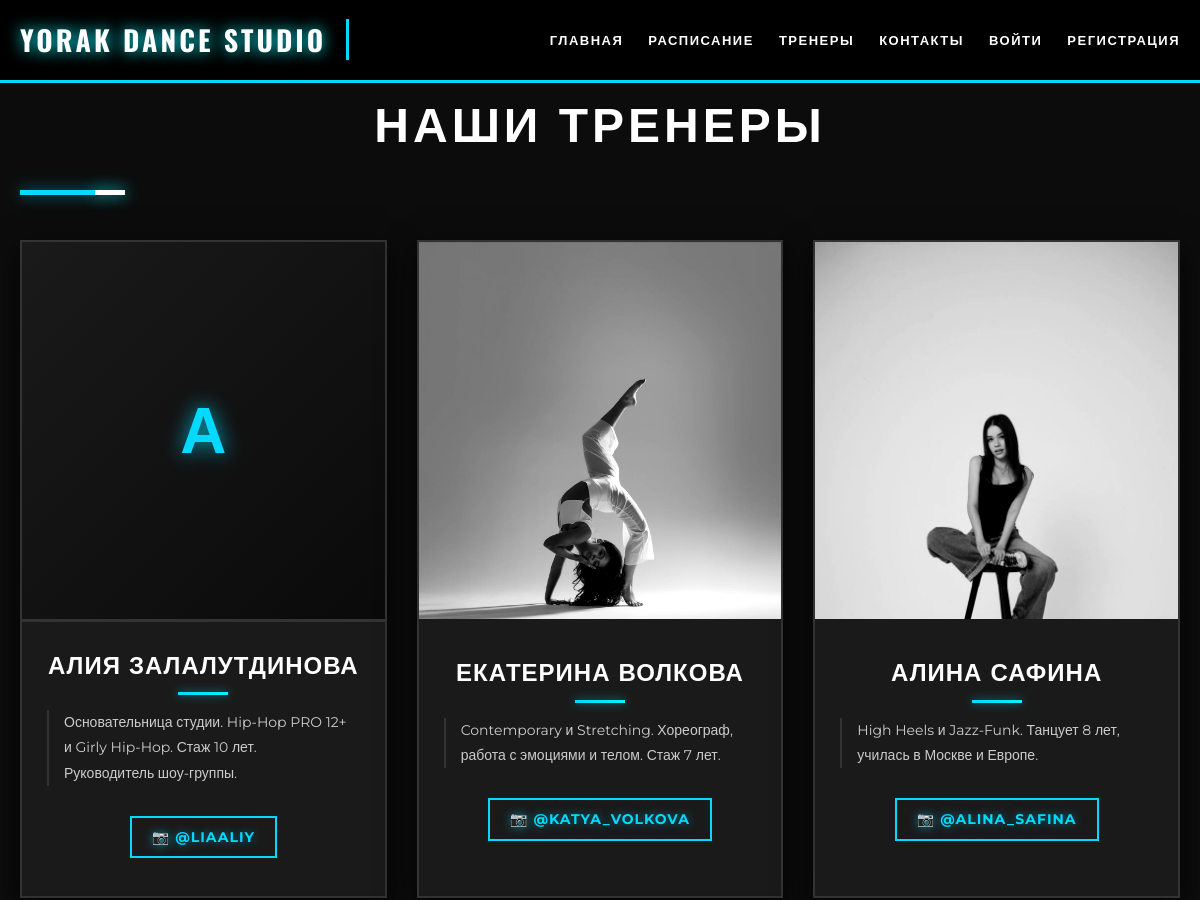
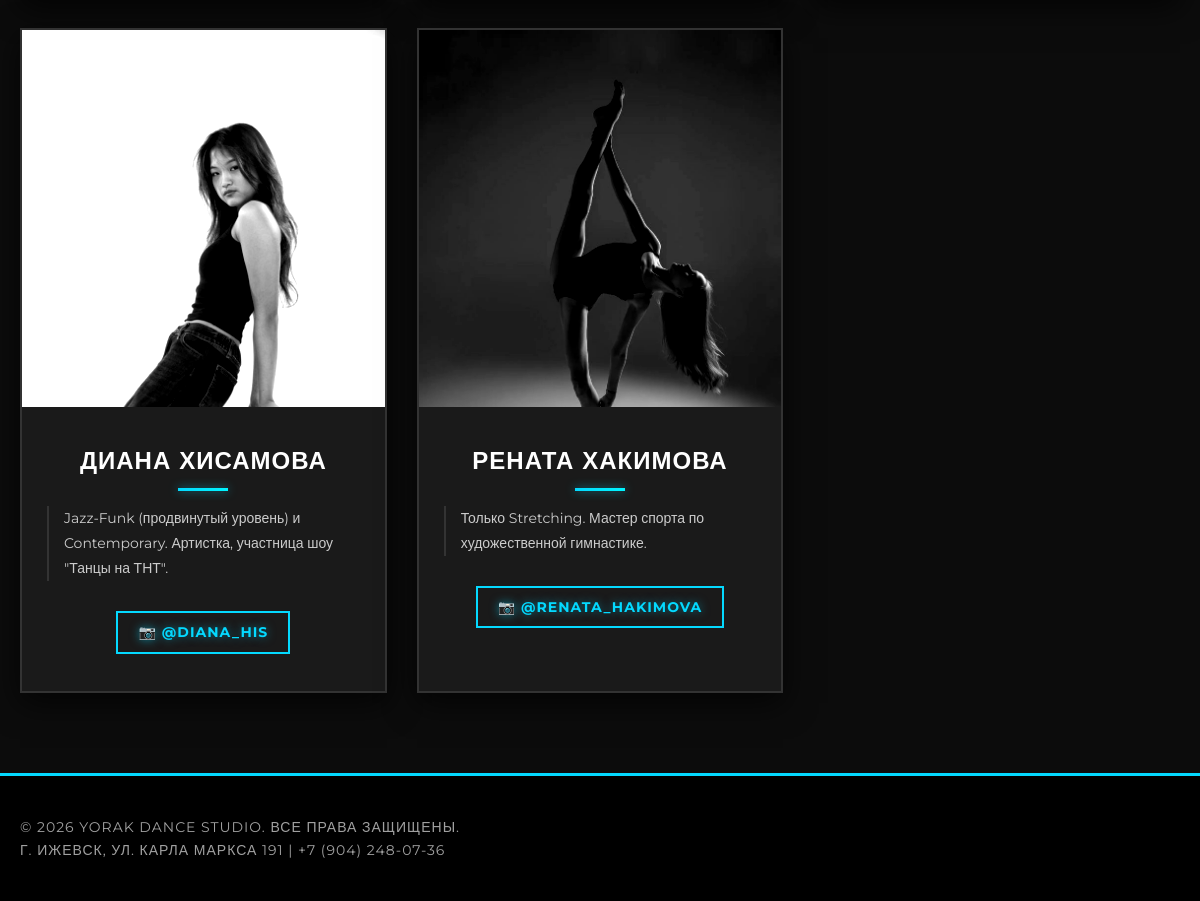
Screenshot of /trainers.php with the database file from the repository (2 pictures, top to bottom).
### tables this page shows
CREATE TABLE `trainers` (
  `id` int NOT NULL AUTO_INCREMENT,
  `name` varchar(100) NOT NULL,
  `photo` varchar(255) DEFAULT NULL,
  `bio` text,
  `instagram` varchar(100) DEFAULT NULL,
  PRIMARY KEY (`id`)
);

### trainers.php (the view, shortened to what this page needs)
<?php
require_once 'includes/db.php';
$trainers = $pdo->query("SELECT * FROM trainers")->fetchAll();
?>
<?php include 'includes/header.php'; ?>
<div class="container">
    <h1 class="section-title">Наши тренеры</h1>
    <div class="trainers-grid">
        <?php foreach($trainers as $index => $t):
            $photo_path = 'image/trainers/' . $t['photo'];
            $bio_lines = explode("\n", $t['bio']);
        ?>
            <div class="trainer-card">
                <?php if(!empty($t['photo']) && file_exists($photo_path)): ?>
                    <img src="<?= $photo_path ?>" alt="<?= htmlspecialchars($t['name']) ?>">
                <?php else: ?>
                    <div class="no-photo">
                        <?= mb_substr(htmlspecialchars($t['name']), 0, 1) ?>
                    </div>
                <?php endif; ?>
                <h3><?= htmlspecialchars($t['name']) ?></h3>
                <?php if($t['bio']): ?>
                    <div class="bio">
                        <?php foreach($bio_lines as $line): ?>
                            <?= trim($line) ?><br>
                        <?php endforeach; ?>
                    </div>
                <?php endif; ?>
                <?php if($t['instagram']): ?>
                    <a href="https://instagram.com/<?= $t['instagram'] ?>" class="instagram-link" target="_blank">
                        📷 @<?= $t['instagram'] ?>
                    </a>
                <?php endif; ?>
            </div>
        <?php endforeach; ?>
    </div>
</div>
<?php include 'includes/footer.php'; ?>

### css/style.css (style rules this page uses)
:root { --primary-bg: #0c0c0c; --secondary-bg: #111111; --accent-main: #04d9ff; --accent-neon: #00f5ff; --text-primary: #e0e0e0; --text-secondary: #a0a0a0; --border-color: #2a2a2a; --shadow-color: rgba(4, 217, 255, 0.4); }
* { margin: 0; padding: 0; box-sizing: border-box; }
body { font-family: 'Montserrat', sans-serif; line-height: 1.6; color: var(--text-primary); background: var(--primary-bg); background-image: linear-gradient(45deg, rgba(4, 217, 255, 0.02) 25%, transparent 25%), linear-gradient(-45deg, rgba(4, 217, 255, 0.02) 25%, transparent 25%); background-size: 60px 60px; min-height: 100vh; }
.container { max-width: 1200px; margin: 0 auto; padding: 0 20px; }
.section-title { text-align: center; font-size: 48px; font-weight: 900; margin-bottom: 60px; color: #ffffff; text-transform: uppercase; letter-spacing: 4px; position: relative; padding-bottom: 20px; font-family: 'Oswald', sans-serif; }
.section-title::after { content: ''; position: absolute; bottom: 0; left: 50%; transform: translateX(-50%); width: 150px; height: 4px; background: linear-gradient(90deg, var(--accent-main), var(--accent-neon)); box-shadow: 0 0 15px var(--accent-neon); }
.trainers-grid { display: grid; grid-template-columns: repeat(3, 1fr); gap: 30px; margin: 50px 0; }
.trainer-card { background: #111111; border-radius: 0; overflow: hidden; box-shadow: 0 10px 30px rgba(0, 0, 0, 0.7); text-align: center; transition: all 0.3s; border: 1px solid #2a2a2a; position: relative; }
.trainer-card img { width: 100%; height: 350px; object-fit: cover; transition: all 0.5s; filter: grayscale(100%) contrast(120%); }
.trainer-card h3 { margin: 25px 0 5px; color: #ffffff; font-size: 24px; font-weight: 700; text-transform: uppercase; }
.instagram-link { display: inline-block; margin: 15px 0 25px; color: var(--accent-main); text-decoration: none; font-weight: 600; transition: all 0.3s; font-size: 16px; text-transform: uppercase; letter-spacing: 1px; }

### rows the page displays
trainers: name "А", name "АЛИЯ ЗАЛАЛУТДИНОВА", bio "Основательница студии. Hip-Hop PRO 12+ и Girly Hip-Hop. Стаж 10 лет. Руководитель шоу-группы.", instagram "LIAALIY"
trainers: photo (picture), name "ЕКАТЕРИНА ВОЛКОВА", bio "Contemporary и Stretching. Хореограф, работа с эмоциями и телом. Стаж 7 лет.", instagram "KATYA_VOLKOVA"
trainers: photo (picture), name "АЛИНА САФИНА", bio "High Heels и Jazz-Funk. Танцует 8 лет, училась в Москве и Европе.", instagram "ALINA_SAFINA"
trainers: photo (picture), name "ДИАНА ХИСАМОВА", bio "Jazz-Funk (продвинутый уровень) и Contemporary. Артистка, участница шоу \"Танцы на ТНТ\".", instagram "DIANA_HIS"
trainers: photo (picture), name "РЕНАТА ХАКИМОВА", bio "Только Stretching. Мастер спорта по художественной гимнастике.", instagram "RENATA_HAKIMOVA"
